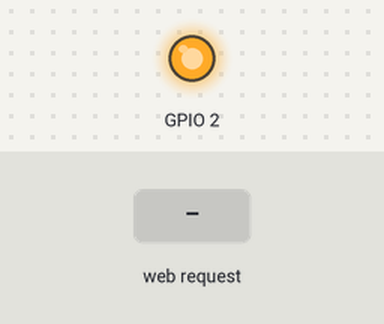
A sketch run on a simulated ESP8266 (NodeMCU). Parts: output pins drawn as LEDs (lit = HIGH). Dashed ring = blinking. Inputs (shaded band) come from the test bench. WiFi joins after 1.5 s; servers stay silent unless stated; uploads are accepted with an empty reply; random numbers use the default seed unless the sketch sets one; what the sketch prints to the serial monitor is not drawn.

Above: at 0.01 s.
At 3.2 s:
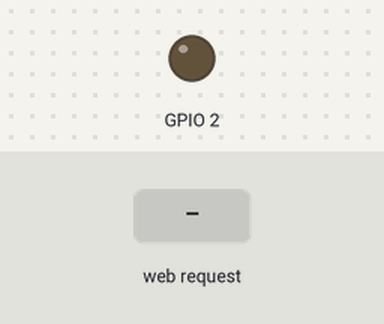
3.3 s: HTTP request GET /update?serverName=120&timerDelay=120 received
At 3.4 s:
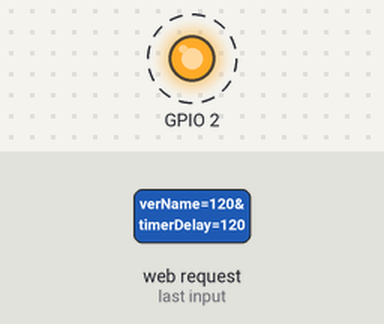
Timing chart, 0 to 12.3 s (numbered marks = the images above; inputs shaded):
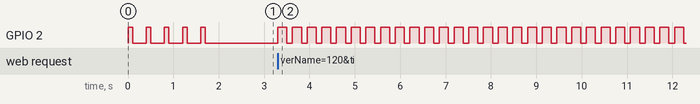

The sketch:

connectWIFI_esp8266_advanced.ino
```cpp
/*
  Fred Augusto

  Este software foi desenvolvido para fins didáticos e os arquivos de associados são gratuitos a qualquer pessoa que obtenha uma cópia.

  O código é compatível com placas ESP8266 na versão 3.0.0 ou superior


  Informações importantes:
    O led irá piscar enquanto estiver procurando a rede WiFi.
    Quando encontrar e conectar, ele irá ficar acesso.
    Quando apagar em um espaço de tempo maior, significa que está enviando dados.
    Se ele piscar ao final deste período, é por que a requisisão falhou.


*/

#include <Arduino.h>
#include <ESP8266WiFi.h>
#include <ESP8266WebServer.h>
#include <ESP8266HTTPClient.h>
#include <WiFiClientSecureBearSSL.h>

const char* ssid = "VIVO-7738";
const char* password = "vivo123456";

ESP8266WebServer server(80);

// insira aqui apenas o endereço para realizar o request, não insira nenhum parâmetro ainda
String serverName = "https://fredaugusto.com.br/teste/enviar_dados.php";

// Insira aqui o tempo que será aguardado antes de enviar uma nova requisição
unsigned long timerDelay = 5000;
unsigned long lastTime = 0;
long randNumber;

IPAddress ip;

void setup() {
  // Mantenha em 115200, o uso de outros valores apresentou falhas em diversos sistemas
  Serial.begin(115200);

  Serial.println();

  pinMode(LED_BUILTIN, OUTPUT); // LED_BUILTIN é normalmente o pino GPIO2

  // Inicia as configurações de um servidor WEB para o ESP
  server.on("/", handleRoot);
  server.on("/update", handleUpdate);
  server.begin();

  // Modelo de conexão ao Wi-Fi
  WiFi.mode(WIFI_STA);
  Serial.print("Conectando ao WiFi ("+ String(ssid)+") ..");
  while (WiFi.status() != WL_CONNECTED) {
    WiFi.begin(ssid, password);
    for (int i = 0; i < 30; i++) {
      if(WiFi.status() == WL_CONNECTED){
        i=30;
      }
      Serial.print('.');
      digitalWrite(LED_BUILTIN, HIGH);
      delay(100);
      digitalWrite(LED_BUILTIN, LOW);
      delay(300);
    }
    if(WiFi.status() != WL_CONNECTED){
      Serial.println();
      Serial.println("A conexão está demorando um pouco, verifique se o SSID da rede e sua senha estão corretos.");
      Serial.println("Verifique também se a rede ("+String(ssid)+") está no alcance.");
    }
  }

  if (WiFi.status() == WL_CONNECTED) {
    ip = WiFi.localIP();
    Serial.println();
    digitalWrite(LED_BUILTIN, LOW);
    Serial.print("Conectado (" + String(ssid) + ") - ");
    Serial.println(ip);
  }

  // Gera um seed para geração de um número aleatório para testes
  randomSeed(analogRead(0));
}


void handleRoot() {
  String html = "<html><body style='margin:0px;padding:0px;font-family:Calibri,Verdana,Arial'>";
  html += "<div style='position=fixed;top:0px;left:0px;width:100%;height:10vh;background-color:#000fb5;color:#dfe1f7;text-align:center;font-size:3em;display:flex'><div style='margin:auto'>ESP8266 Configuration interface</div></div>";
  html += "<div style='width:70%;text-align:center;margin:auto'>";
  html += "<h1>ESP8266</h1>";
  html += "<form action='/update' method='GET'>";
  html += "<div style='font-size:0.7em'>Endpoint para request (GET)</div>";
  html += "<input type='text' name='serverName' style='width: 90%'><br>";
  html += "<div style='font-size:0.7em'>Novo Timer Delay (ms)</div>";
  html += "<input type='number' min='100' name='timerDelay' style='width: 90%; text-align: center'><br>";
  html += "<input type='submit' value='Atualizar' style='margin: 3px;padding:5px; background-color: #000fb5; color: #dfe1f7; border-radius: 3px; border-color: #00085e'>";
  html += "</form>";
  html += "</div>";
  html += "</body></html>";
  server.send(200, "text/html", html);
}

void handleUpdate() {
  if (server.hasArg("serverName")) {
    serverName = server.arg("serverName");
  }
  if (server.hasArg("timerDelay")) {
    int timerUpdate = server.arg("timerDelay").toInt();
    if(timerUpdate > 100){
      timerDelay = timerUpdate;
    }
  }
  server.send(200, "text/html", "<h1>Configurações Atualizadas!</h1><a href=\"/\">Voltar</a>");
}


void loop() {
  server.handleClient();
  digitalWrite(LED_BUILTIN, LOW);
  // Utiliza o milis para gerar um delay sem congelar o sistema
  if ((millis() - lastTime) > timerDelay) {
    // Mostra o IP do ESP para possíveis conexões
    Serial.print("Endereço IP: ");
    Serial.println(ip);

    // Aguarda a conexão Wi-Fi
    if ((WiFi.status() == WL_CONNECTED)) {

      // O uso da biblioteca foi necessário para as requisições via https
      std::unique_ptr<BearSSL::WiFiClientSecure>client(new BearSSL::WiFiClientSecure);

      // Recurso para ignorar os certificados https
      client->setInsecure();

      HTTPClient https;


      randNumber = random(100, 900);

      // Adicione aqui os parâmetros para a requisição via GET
      // Siga o padrão:
      //  ex: https://fredaugusto.com.br/teste/?valor=123&valor2=456
      //  '?' => indica o limitador entre o endereço e os parâmetros a serem enviados
      //  '=' => indica que a váriavel da esquerda receberá o valor da direita (atribuição)
      //  '&' => indica que será enviada mais uma varíavel, ou seja, delimitador para
      //         o envio de várias variáveis
      //
      //  Em resumo, será enviado ao endereço "https://fredaugusto.com.br/teste/" as
      //  variáveis "valor" e "valor2" com os valores "123" e "456" respectivamente.
      String serverPath = serverName + "?valor=" + String(int(randNumber));

      Serial.print("[HTTPS] Iniciando requisição \"" + serverPath + "\"");

      if (https.begin(*client, serverPath)) {  // HTTPS
        digitalWrite(LED_BUILTIN, HIGH);
        Serial.println("[HTTPS] GET");

        int httpCode = https.GET();

        if (httpCode > 0) {

          Serial.println("[HTTPS] GET. HTTP code: " + String(httpCode));

          if (httpCode == HTTP_CODE_OK || httpCode == HTTP_CODE_MOVED_PERMANENTLY) {
            String payload = https.getString();
            Serial.println(payload);
          } else {
            digitalWrite(LED_BUILTIN, LOW);
            delay(200);
            digitalWrite(LED_BUILTIN, HIGH);
          }
        } else {
          Serial.println("[HTTPS] GET... requisição falhou, erro: "+ String(https.errorToString(httpCode).c_str()));
          digitalWrite(LED_BUILTIN, LOW);
          delay(200);
          digitalWrite(LED_BUILTIN, HIGH);
        }

        https.end();
        digitalWrite(LED_BUILTIN, LOW);
      } else {
        Serial.println("[HTTPS] Não foi possível realizar o request.");
      }
    }
    Serial.println();
    lastTime = millis();
  }
}
```

Measured:
- by itself, GPIO 2: alternates HIGH for 0.20 s and LOW for 0.12 s
